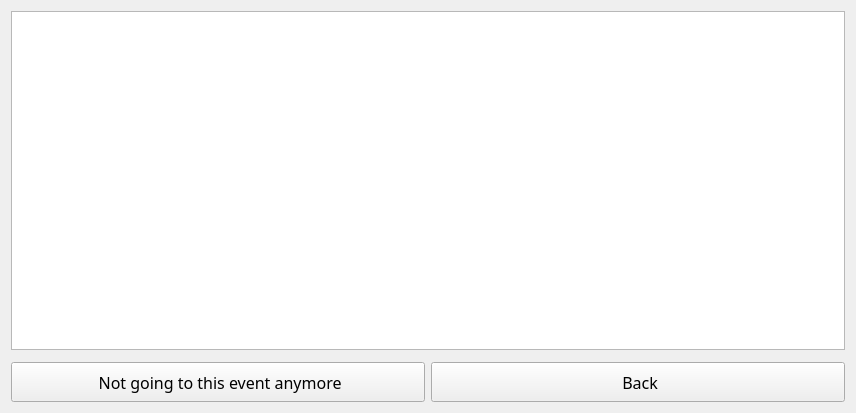
<?xml version="1.0" encoding="UTF-8"?>
<ui version="4.0">
 <class>UserEvents</class>
 <widget class="QWidget" name="UserEvents">
  <property name="geometry">
   <rect>
    <x>0</x>
    <y>0</y>
    <width>856</width>
    <height>413</height>
   </rect>
  </property>
  <property name="windowTitle">
   <string> UserEvents</string>
  </property>
  <layout class="QVBoxLayout" name="verticalLayout">
   <item>
    <widget class="QTableView" name="tableView">
     <property name="font">
      <font>
       <family> Nunito</family>
       <pointsize>12</pointsize>
      </font>
     </property>
    </widget>
   </item>
   <item>
    <widget class="Line" name="line">
     <property name="orientation">
      <enum>Qt::Vertical</enum>
     </property>
    </widget>
   </item>
   <item>
    <layout class="QHBoxLayout" name="horizontalLayout">
     <item>
      <widget class="QPushButton" name="removeUserPushButton">
       <property name="minimumSize">
        <size>
         <width>0</width>
         <height>40</height>
        </size>
       </property>
       <property name="font">
        <font>
         <family> Nunito</family>
         <pointsize>12</pointsize>
         <bold>false</bold>
        </font>
       </property>
       <property name="text">
        <string> Not going to this event anymore</string>
       </property>
      </widget>
     </item>
     <item>
      <widget class="QPushButton" name="backPushButton">
       <property name="minimumSize">
        <size>
         <width>0</width>
         <height>40</height>
        </size>
       </property>
       <property name="font">
        <font>
         <family> Nunito</family>
         <pointsize>12</pointsize>
         <bold>false</bold>
        </font>
       </property>
       <property name="text">
        <string> Back</string>
       </property>
      </widget>
     </item>
    </layout>
   </item>
  </layout>
 </widget>
 <layoutdefault spacing="6" margin="11"/>
 <resources/>
 <connections/>
</ui>
